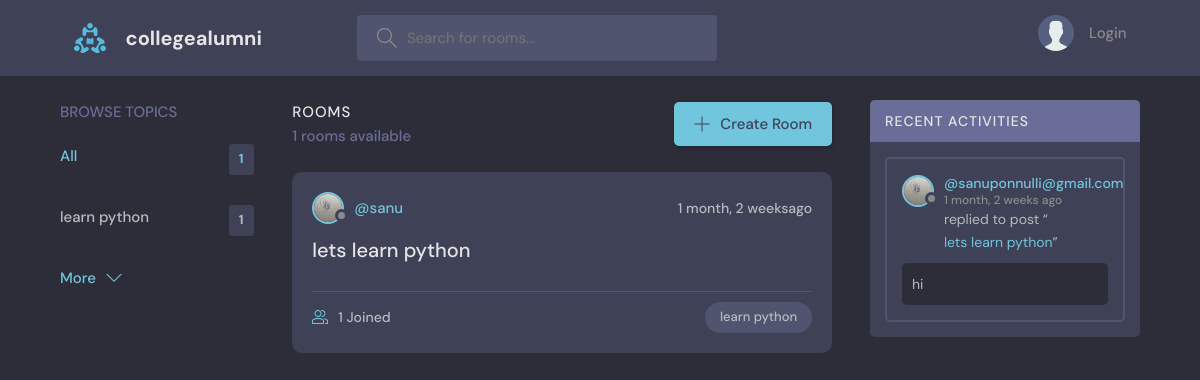
Before: / with the older database file.
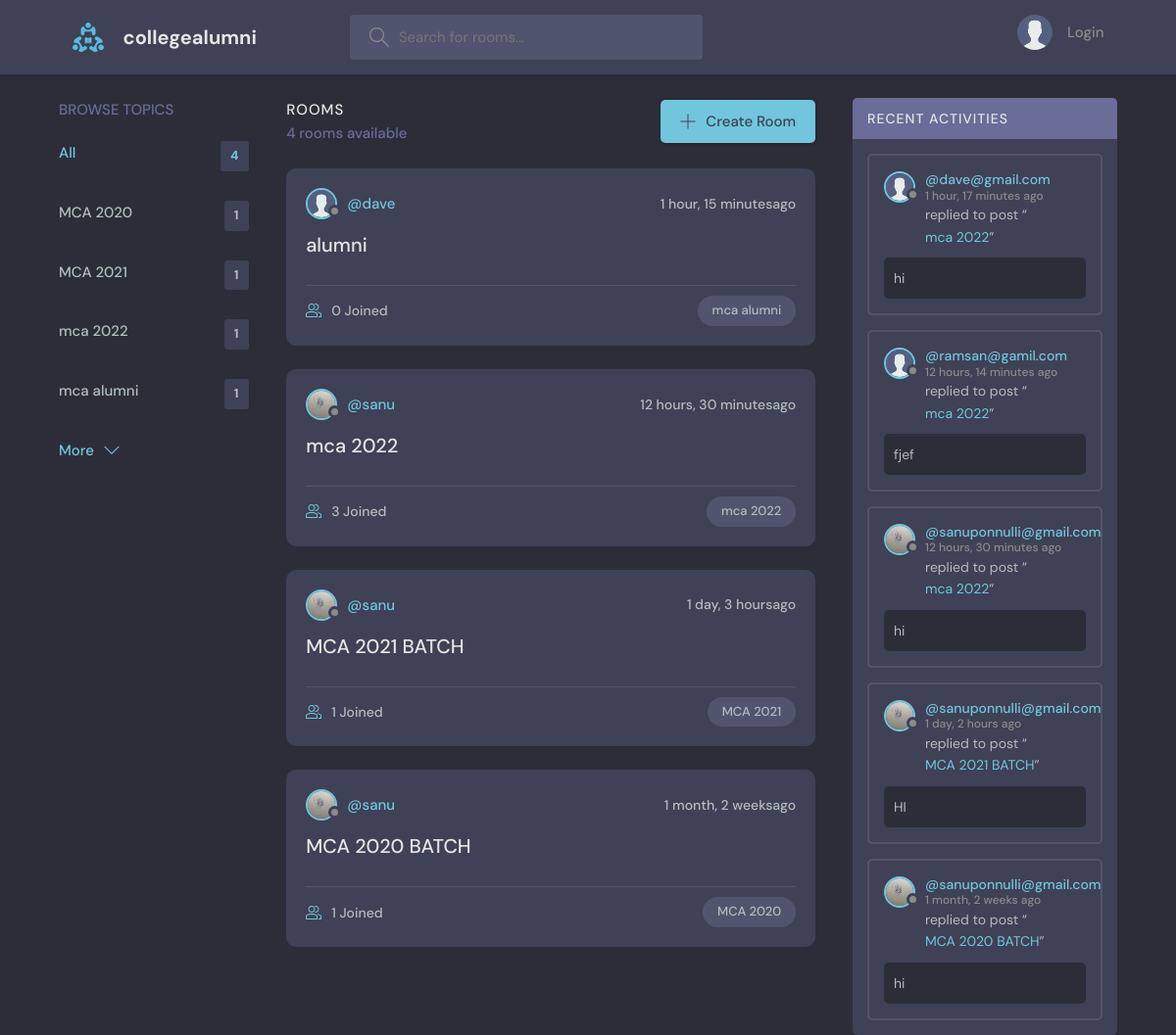
After: the same page with the newer database file.
### base/models.py (models this page shows, shortened)
class Topic(models.Model):
    name=models.CharField(max_length=200)

class Room(models.Model):
    host=models.ForeignKey(User,on_delete=models.SET_NULL,null=True)
    topic=models.ForeignKey(Topic,on_delete=models.SET_NULL,null=True)
    name=models.CharField(max_length=200)
    description=models.TextField(null=True,blank=True)
    participants=models.ManyToManyField(User,related_name='participants',blank=True)
    updated=models.DateTimeField(auto_now=True)
    created=models.DateTimeField(auto_now_add=True)
    def __str__(self):
        return self.name
    class Meta:
        ordering=['-updated','-created']

class User(AbstractUser):
    name = models.CharField(max_length=200,null=True)
    email= models.EmailField(null=True,unique=True)
    bio=models.TextField(null=True)
    avatar=models.ImageField(null=True, default='avatar.svg')
    USERNAME_FIELD='email'
    REQUIRED_FIELDS=[]

class Message(models.Model):
    user=models.ForeignKey(User,on_delete=models.CASCADE)
    room=models.ForeignKey(Room,on_delete=models.CASCADE)
    body=models.TextField()
    updated=models.DateTimeField(auto_now=True)
    created=models.DateTimeField(auto_now_add=True)
    def __str__(self):
        return self.body[0:50]
    class Meta:
        ordering=['-updated','-created']

### base/views.py (the view)
# urls.py: path('', views.home,name="home"),
def home(request):
    q=request.GET.get('q') if request.GET.get('q') != None else ''
    rooms=Room.objects.filter(
        Q(topic__name__icontains=q)|
        Q(name__icontains=q)|
        Q(description__icontains=q)
        )
    topics=Topic.objects.all()[0:5]
    room_count=rooms.count()
    room_messages=Message.objects.filter(Q(room__topic__name__icontains=q))
    context={'rooms':rooms,'topics':topics,'room_count':room_count,'room_messages':room_messages}
    return render(request,'base/home.html',context)

### base/templates/base/home.html (shortened to what this page needs)
    {% extends 'main.html'%}
    {%block content%}
    <main class="layout layout--3">
      <div class="container">
        {%include 'base/topics_components.html'%}
        <div class="roomList">
          <div class="roomList__header">
            <div>
              <h2> Rooms</h2>
              <p>{{room_count}} rooms available</p>
            </div>
            <a class="btn btn--main" href="{%url 'create-room'%}">
              <svg version="1.1" xmlns="http://www.w3.org/2000/svg" width="32" height="32" viewBox="0 0 32 32">
                <title>add</title>
                <path
                  d="M16.943 0.943h-1.885v14.115h-14.115v1.885h14.115v14.115h1.885v-14.115h14.115v-1.885h-14.115v-14.115z"
                ></path>
              </svg>
              Create Room
            </a>
          </div>
          {% include 'base/feed_component.html'%}
        </div>
        {%include 'base/activity_component.html'%}
      </div>
    </main>
    {%endblock content%}

### base/templates/base/topics_components.html
<div class="topics">
    <div class="topics__header">
      <h2>Browse Topics</h2>
    </div>
    <ul class="topics__list">
      <li>
        <a href="{% url 'home'%}" class="active">All <span>{{topics.count}}</span></a>
      </li>
      {%for topic in topics%}
      <li>
        <a href="{%url 'home'%}?q={{topic.name}}">{{topic.name}} <span>{{topic.room_set.all.count}}</span></a>
      </li>
      {%endfor%}
    </ul>
    <a class="btn btn--link" href="{% url 'topics'%}">
      More
      <svg version="1.1" xmlns="http://www.w3.org/2000/svg" width="32" height="32" viewBox="0 0 32 32">
        <title>chevron-down</title>
        <path d="M16 21l-13-13h-3l16 16 16-16h-3l-13 13z"></path>
      </svg>
    </a>
  </div>

### base/templates/base/feed_component.html (shortened to what this page needs)
{%for room in rooms%}
<div class="roomListRoom">
    <div class="roomListRoom__header">
      <a href="{% url 'user-Profile' room.host.id%}" class="roomListRoom__author">
        <div class="avatar avatar--small">
          <img src={{room.host.avatar.url}} />
        </div>
        <span>@{{room.host.username}}</span>
      </a>
      <div class="roomListRoom__actions">
        <span>{{room.created|timesince}}ago</span>
      </div>
    </div>
    <div class="roomListRoom__content">
      <a href="{% url 'room' room.id%}">{{room.name}}</a>
    </div>
    <div class="roomListRoom__meta">
      <a href="{% url 'room' room.id%}" class="roomListRoom__joined">
        {{room.participants.all.count}} Joined
      </a>
      <p class="roomListRoom__topic">{{room.topic.name}}</p>
    </div>
  </div>
  {%endfor%}

### base/templates/base/activity_component.html (shortened to what this page needs)
<div class="activities">
     <div class="activities__header">
       <h2>Recent Activities</h2>
     </div>
     {% for message in room_messages%}
     <div class="activities__box">
       <div class="activities__boxHeader roomListRoom__header">
         <a href="{%url 'user-Profile' message.user.id%}" class="roomListRoom__author">
           <div class="avatar avatar--small">
             <img src={{message.user.avatar.url}} />
           </div>
           <p>
               @{{message.user}}
             <span>{{message.created|timesince}} ago</span>
           </p>
         </a>
       </div>
       <div class="activities__boxContent">
         <p>replied to post “<a href="{%url 'room' message.room.id%}">
           {{message.room}}</a>”</p>
         <div class="activities__boxRoomContent">
           {{message.body}}
         </div>
       </div>
     </div>
     {%endfor%}
   </div>

Changed rows visible on the page:
removed Topic: name "learn python", room_set.all.count "1"
added Topic: name "MCA 2020", room_set.all.count "1"
added Topic: name "MCA 2021", room_set.all.count "1"
added Topic: name "mca 2022", room_set.all.count "1"
added Topic: name "mca alumni", room_set.all.count "1"
added Room: host.avatar (placeholder picture), host.username "dave", created "1 hour, 15 minutes", name "alumni", participants.all.count "0", topic.name "mca alumni"
added Room: host.avatar (picture), host.username "sanu", created "12 hours, 30 minutes", name "mca 2022", participants.all.count "3", topic.name "mca 2022"
added Room: host.avatar (picture), host.username "sanu", created "1 day, 3 hours", name "MCA 2021 BATCH", participants.all.count "1", topic.name "MCA 2021"
changed Room id 1: name "lets learn python" → "MCA 2020 BATCH"; topic.name "learn python" → "MCA 2020"
added Message: user.avatar (placeholder picture), user "dave@gmail.com", created "1 hour, 17 minutes", room "mca 2022", body "hi"
added Message: user.avatar (placeholder picture), user "ramsan@gamil.com", created "12 hours, 14 minutes", room "mca 2022", body "fjef"
added Message: user.avatar (picture), user "sanuponnulli@gmail.com", created "12 hours, 30 minutes", room "mca 2022", body "hi"
added Message: user.avatar (picture), user "sanuponnulli@gmail.com", created "1 day, 2 hours", room "MCA 2021 BATCH", body "HI"
changed through a linked row, Message: room "lets learn python" → "MCA 2020 BATCH"
Other visible differences:
{{ topics.count }}: "1" → "4"
{{ room_count }}: "1" → "4"
